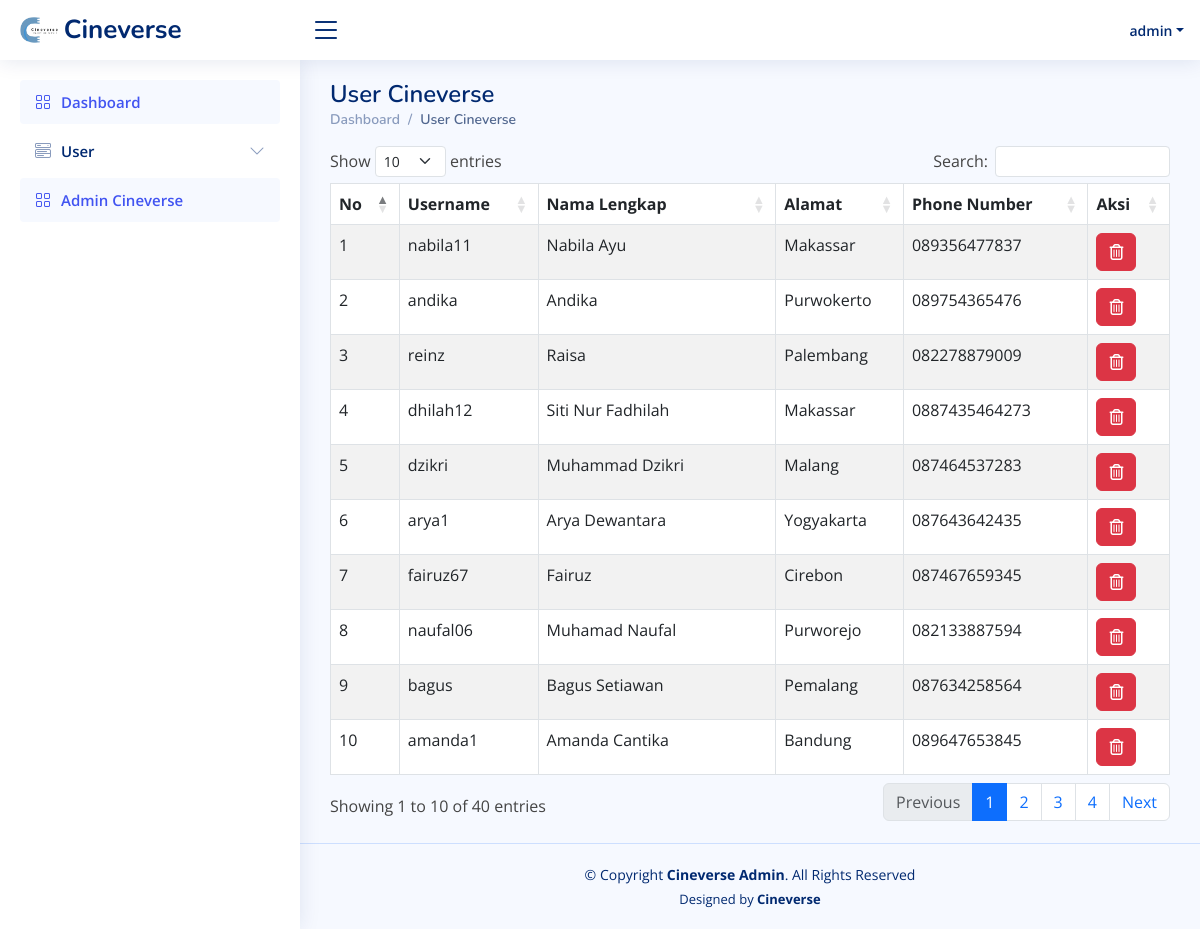
Screenshot of /admin/user/user.php (signed in) with the database file from the repository.
### tables this page shows
CREATE TABLE `user` (
  `id_nama_user` int(11) NOT NULL,
  `username` varchar(50) NOT NULL,
  `password` varchar(50) NOT NULL,
  `nama` varchar(50) NOT NULL,
  `alamat` text NOT NULL,
  `phone_number` varchar(13) NOT NULL
);

### admin/user/user.php (the view, shortened to what this page needs)
<!DOCTYPE html>
<html lang="en">
<head>
    <link href="../assets/vendor/bootstrap/css/bootstrap.min.css" rel="stylesheet">
    <link href="../assets/vendor/bootstrap-icons/bootstrap-icons.css" rel="stylesheet">
    <link href="../assets/vendor/simple-datatables/style.css" rel="stylesheet">
    <link rel="stylesheet" href="https://cdnjs.cloudflare.com/ajax/libs/twitter-bootstrap/5.3.0/css/bootstrap.min.css">
    <link rel="stylesheet" href="https://cdn.datatables.net/1.13.7/css/dataTables.bootstrap5.min.css">
    <link href="../assets/css/style.css" rel="stylesheet">
</head>
<body>
    <!-- <?php
            include '../../config/koneksi.php';
            $query = mysqli_query($conn, "SELECT * FROM `user`")
            ?> -->
    <header id="header" class="header fixed-top d-flex align-items-center">
        <div class="d-flex align-items-center justify-content-between">
            <a href="index.html" class="logo d-flex align-items-center">
                <img src="../assets/img/logo.png" alt="">
                <span class="d-none d-lg-block">Cineverse</span>
            </a>
            <i class="bi bi-list toggle-sidebar-btn"></i>
        </div>
        <nav class="header-nav ms-auto">
            <ul class="d-flex align-items-center">
                <li class="nav-item dropdown pe-3">
                    <a class="nav-link nav-profile d-flex align-items-center pe-0" href="#" data-bs-toggle="dropdown">
                        <span class="d-none d-md-block dropdown-toggle ps-2"><?php echo $_SESSION["username_admin"] ?></span>
                    </a>
                </li>
            </ul>
        </nav>
    </header>
    <aside id="sidebar" class="sidebar">
        <ul class="sidebar-nav" id="sidebar-nav">
            <li class="nav-item">
                <a class="nav-link " href="../dashboard.php">
                    <i class="bi bi-grid"></i>
                    <span>Dashboard</span>
                </a>
            </li>
            <li class="nav-item">
                <a class="nav-link collapsed" data-bs-target="#tables-nav" data-bs-toggle="collapse" href="dashboard.php">
                    <i class="bi bi-menu-button-wide"></i><span>User</span><i class="bi bi-chevron-down ms-auto"></i>
                </a>
            </li>
            <li class="nav-item">
                <a class="nav-link" href="../admincineverse/admin.php">
                    <i class="bi bi-grid"></i>
                    <span>Admin Cineverse</span>
                </a>
            </li>
        </ul>
    </aside>
    <main id="main" class="main">
        <div class="pagetitle">
            <h1>User Cineverse</h1>
            <nav>
                <ol class="breadcrumb">
                    <li class="breadcrumb-item"><a href="../dashboard.php">Dashboard</a></li>
                    <li class="breadcrumb-item active">User Cineverse</li>
                </ol>
            </nav>
        </div>
        <section class="section dashboard">
            <div class="row">
                <table id="data-tabel" class="table table-striped table-bordered">
                    <thead>
                        <tr>
                            <th>
                                No
                            </th>
                            <th>
                                Username
                            </th>
                            <th>
                                Nama Lengkap
                            </th>
                            <th>
                                Alamat
                            </th>
                            <th>
                                Phone Number
                            </th>
                            <th>
                                Aksi
                            </th>
                        </tr>
                    </thead>
                    <tbody>
                        <?php
                        if (mysqli_num_rows($query) > 0) {
                            $no = 1;
                            while ($data = mysqli_fetch_array($query)) {
                        ?>
                                <tr>
                                    <td><?php echo $no ?></td>
                                    <td><?php echo $data["username"] ?></td>
                                    <td><?php echo $data["nama"] ?></td>
                                    <td><?php echo $data["alamat"] ?></td>
                                    <td><?php echo $data["phone_number"] ?></td>
                                    <td>
                                        <a data-id="<?php echo $data["id_nama_user"] ?>" class="btn-delete">
                                            <button type="button" class="btn btn-danger"><i class="fa-regular fa-trash-can"></i></button>
                                        </a>
                                    </td>
                                </tr>
                            <?php $no++;
                            } ?>
                        <?php } ?>
                    </tbody>
                </table>
            </div>
        </section>
    </main>
    <footer id="footer" class="footer">
        <div class="copyright">
            &copy; Copyright <strong><span>Cineverse Admin</span></strong>. All Rights Reserved
        </div>
        <div class="credits">
            Designed by <strong><span>Cineverse</span></strong>
        </div>
    </footer>
</body>
</html>

### admin/assets/css/style.css (style rules this page uses)
:root { scroll-behavior: smooth; }
body { font-family: "Open Sans", sans-serif; background: #f6f9ff; color: #444444; }
a { color: #4154f1; text-decoration: none; }
h1, h2, h3, h4, h5, h6 { font-family: "Nunito", sans-serif; }
#main { margin-top: 60px; padding: 20px 30px; transition: all 0.3s; }
.pagetitle { margin-bottom: 10px; }
.pagetitle h1 { font-size: 24px; margin-bottom: 0; font-weight: 600; color: #012970; }
.breadcrumb { font-size: 14px; font-family: "Nunito", sans-serif; color: #899bbd; font-weight: 600; }
.breadcrumb a { color: #899bbd; transition: 0.3s; }
.breadcrumb .breadcrumb-item::before { color: #899bbd; }
.breadcrumb .active { color: #51678f; font-weight: 600; }
.logo { line-height: 1; }
@media (min-width: 1200px) { .logo { width: 280px; } }
.logo img { max-height: 26px; margin-right: 6px; }
.logo span { font-size: 26px; font-weight: 700; color: #012970; font-family: "Nunito", sans-serif; }
.header { transition: all 0.5s; z-index: 997; height: 60px; box-shadow: 0px 2px 20px rgba(1, 41, 112, 0.1); background-color: #fff; padding-left: 20px; }
.header .toggle-sidebar-btn { font-size: 32px; padding-left: 10px; cursor: pointer; color: #012970; }
.header-nav ul { list-style: none; }
.header-nav > ul { margin: 0; padding: 0; }
.header-nav .nav-profile { color: #012970; }
.header-nav .nav-profile span { font-size: 14px; font-weight: 600; }
.sidebar { position: fixed; top: 60px; left: 0; bottom: 0; width: 300px; z-index: 996; transition: all 0.3s; padding: 20px; overflow-y: auto; scrollbar-width: thin; scrollbar-color: #aab7cf transparent; box-shadow: 0px 0px 20px rgba(1, 41, 112, 0.1); background-color: #fff; }
@media (min-width: 1200px) { #main, #footer { margin-left: 300px; } }
.sidebar-nav { padding: 0; margin: 0; list-style: none; }
.sidebar-nav li { padding: 0; margin: 0; list-style: none; }
.sidebar-nav .nav-item { margin-bottom: 5px; }
.sidebar-nav .nav-link { display: flex; align-items: center; font-size: 15px; font-weight: 600; color: #4154f1; transition: 0.3; background: #f6f9ff; padding: 10px 15px; border-radius: 4px; }
.sidebar-nav .nav-link i { font-size: 16px; margin-right: 10px; color: #4154f1; }
.sidebar-nav .nav-link.collapsed { color: #012970; background: #fff; }
.sidebar-nav .nav-link.collapsed i { color: #899bbd; }
.sidebar-nav .nav-link .bi-chevron-down { margin-right: 0; transition: transform 0.2s ease-in-out; }
.footer { padding: 20px 0; font-size: 14px; transition: all 0.3s; border-top: 1px solid #cddfff; }
.footer .copyright { text-align: center; color: #012970; }
.footer .credits { padding-top: 5px; text-align: center; font-size: 13px; color: #012970; }

### rows the page displays
user: username "nabila11", nama "Nabila Ayu", alamat "Makassar", phone_number "089356477837"
user: username "andika", nama "Andika", alamat "Purwokerto", phone_number "089754365476"
user: username "reinz", nama "Raisa", alamat "Palembang", phone_number "082278879009"
user: username "dhilah12", nama "Siti Nur Fadhilah", alamat "Makassar", phone_number "0887435464273"
user: username "dzikri", nama "Muhammad Dzikri", alamat "Malang", phone_number "087464537283"
user: username "arya1", nama "Arya Dewantara", alamat "Yogyakarta", phone_number "087643642435"
user: username "fairuz67", nama "Fairuz", alamat "Cirebon", phone_number "087467659345"
user: username "naufal06", nama "Muhamad Naufal", alamat "Purworejo", phone_number "082133887594"
user: username "bagus", nama "Bagus Setiawan", alamat "Pemalang", phone_number "087634258564"
user: username "amanda1", nama "Amanda Cantika", alamat "Bandung", phone_number "089647653845"

### other values shown
$_SESSION["username_admin"] "admin"
